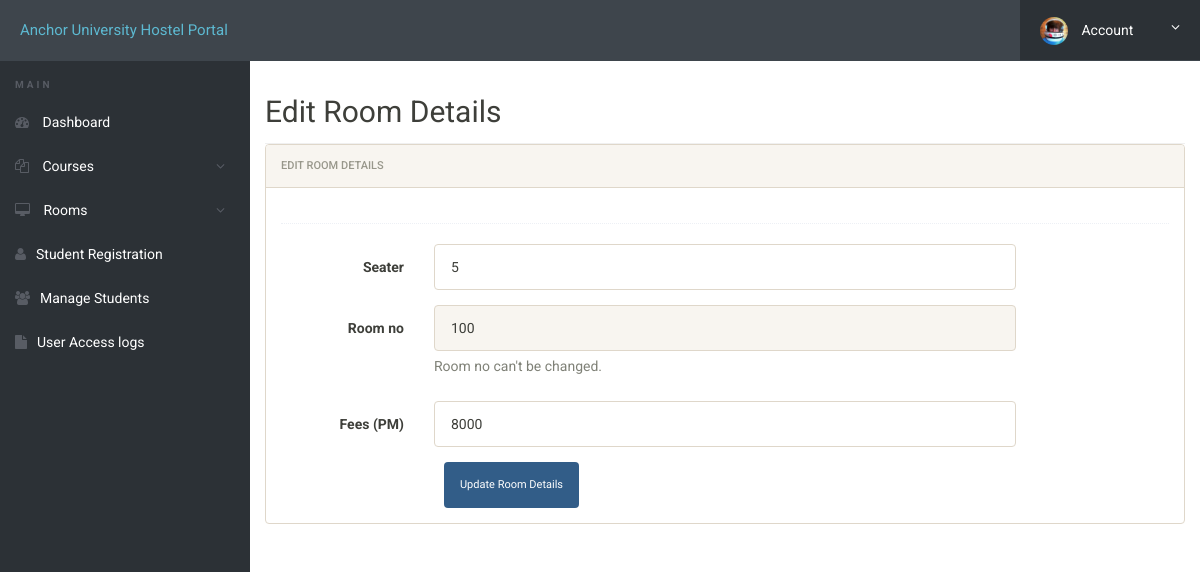
The page /admin/edit-room.php?id=1 (signed in) on the database as committed earlier.
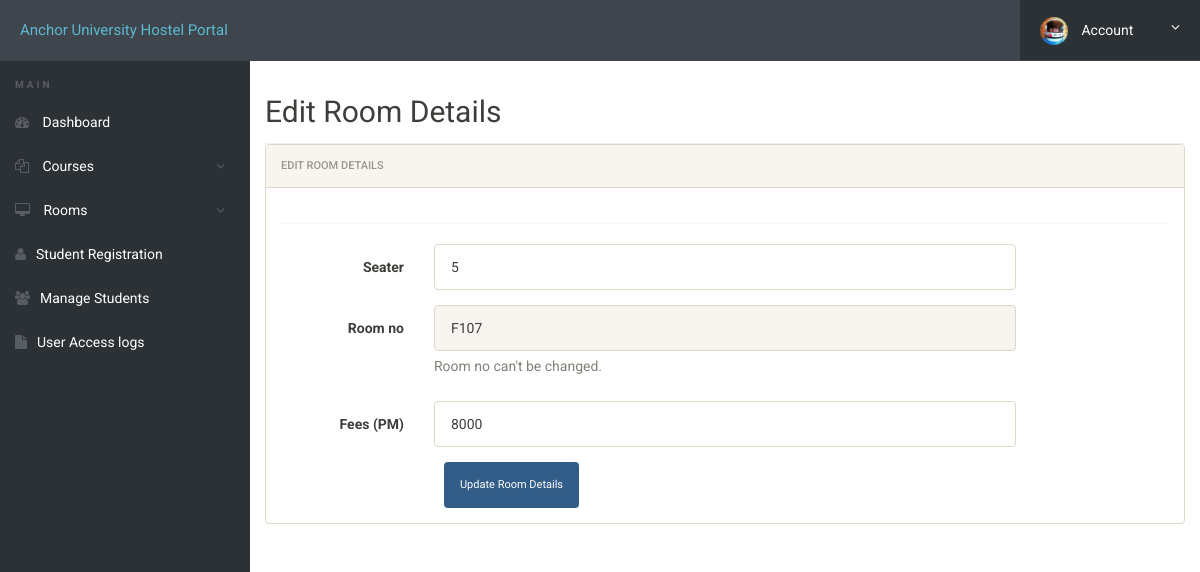
The same page on the database as committed later.
### tables this page shows
CREATE TABLE `rooms` (
  `id` int(11) NOT NULL,
  `seater` int(11) NOT NULL,
  `room_no` text NOT NULL,
  `fees` int(11) NOT NULL,
  `posting_date` timestamp NOT NULL DEFAULT current_timestamp()
);

### admin/edit-room.php (the view, shortened to what this page needs)
<?php
include('includes/config.php');
?>
<!doctype html>
<html lang="en" class="no-js">
<head>
	<link rel="stylesheet" href="css/font-awesome.min.css">
	<link rel="stylesheet" href="css/bootstrap.min.css">
	<link rel="stylesheet" href="css/dataTables.bootstrap.min.css">>
	<link rel="stylesheet" href="css/bootstrap-social.css">
	<link rel="stylesheet" href="css/bootstrap-select.css">
	<link rel="stylesheet" href="css/fileinput.min.css">
	<link rel="stylesheet" href="css/awesome-bootstrap-checkbox.css">
	<link rel="stylesheet" href="css/style.css">
</head>
<body>
	<?php include('includes/header.php');?>
	<div class="ts-main-content">
		<?php include('includes/sidebar.php');?>
		<div class="content-wrapper">
			<div class="container-fluid">
				<div class="row">
					<div class="col-md-12">
						<h2 class="page-title">Edit Room Details </h2>
						<div class="row">
							<div class="col-md-12">
								<div class="panel panel-default">
									<div class="panel-heading">Edit Room Details</div>
									<div class="panel-body">
										<form method="post" class="form-horizontal">
												<?php
												$id=$_GET['id'];
	$ret="select * from rooms where id=?";
		$stmt= $mysqli->prepare($ret) ;
	 $stmt->bind_param('i',$id);
	 $stmt->execute() ;
	 $res=$stmt->get_result();
	   while($row=$res->fetch_object())
	  {
	  	?>
						<div class="hr-dashed"></div>
						<div class="form-group">
						<label class="col-sm-2 control-label">Seater  </label>
					<div class="col-sm-8">
					<input type="text"  name="seater" value="<?php echo $row->seater;?>"  class="form-control"> </div>
					</div>
				 <div class="form-group">
				<label class="col-sm-2 control-label">Room no </label>
		<div class="col-sm-8">
	<input type="text" class="form-control" name="rmno" id="rmno" value="<?php echo $row->room_no;?>" disabled>
	<span class="help-block m-b-none">
													Room no can't be changed.</span>
						 </div>
						</div>
<div class="form-group">
									<label class="col-sm-2 control-label">Fees (PM) </label>
									<div class="col-sm-8">
									<input type="text" class="form-control" name="fees" value="<?php echo $row->fees;?>" >
												</div>
											</div>
<?php } ?>
												<div class="col-sm-8 col-sm-offset-2">
													<input class="btn btn-primary" type="submit" name="submit" value="Update Room Details ">
												</div>
											</div>
									</div>
								</div>
							</div>
							</div>
						</div>
					</div>
				</div>
			</div>
</body>
</html>

Rows that differ between the two databases and show on the page:
changed rooms: rmno "100" → "F107"
